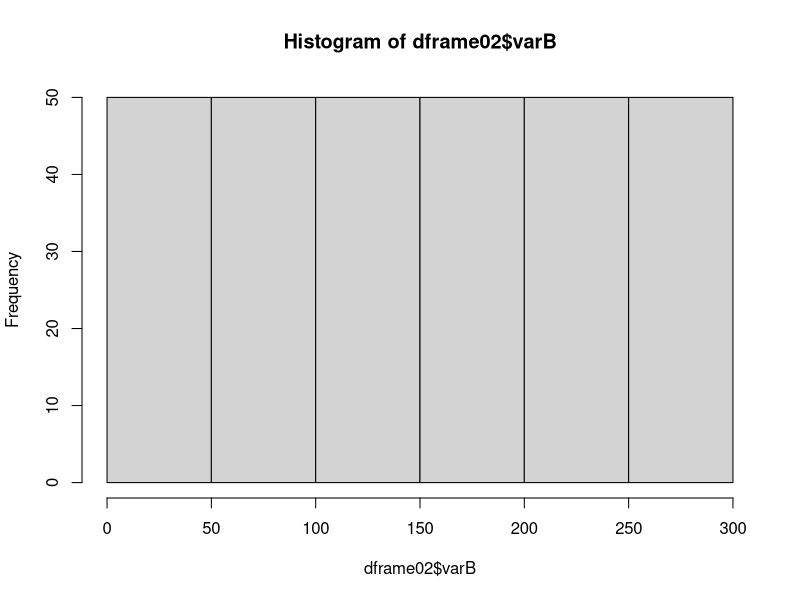
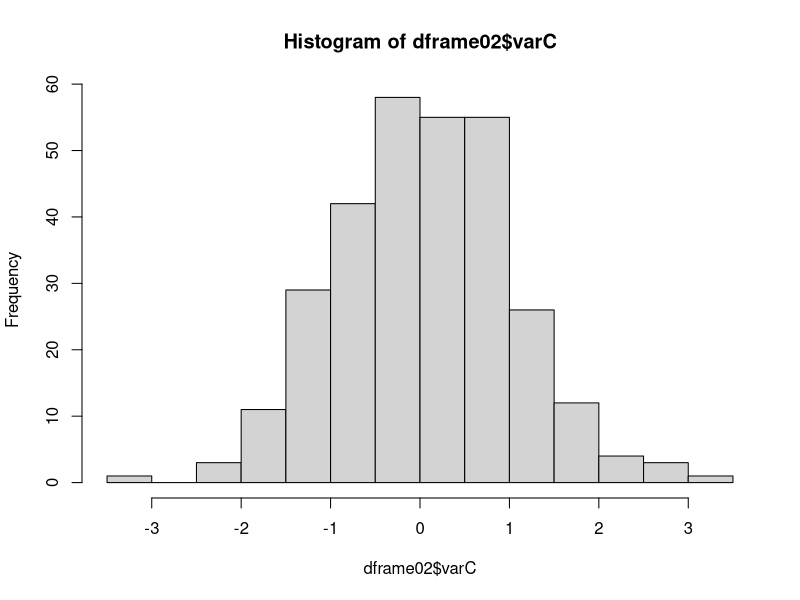
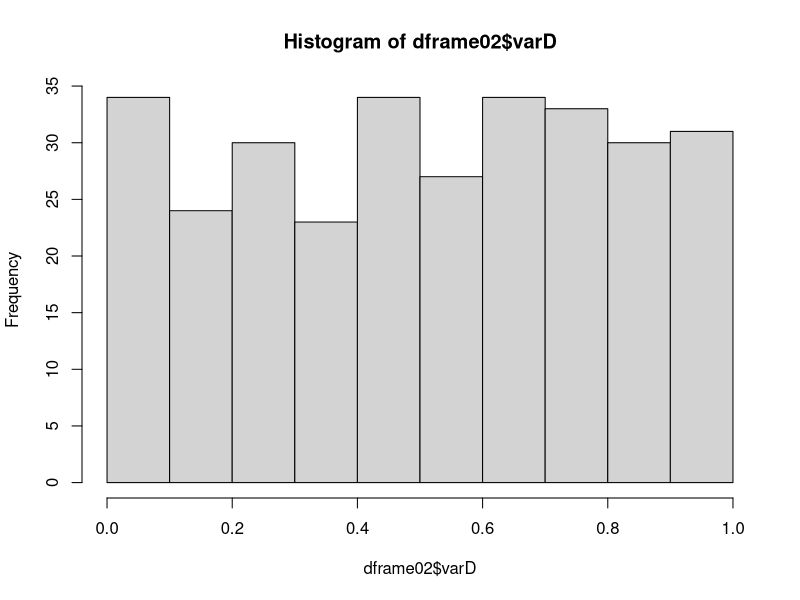
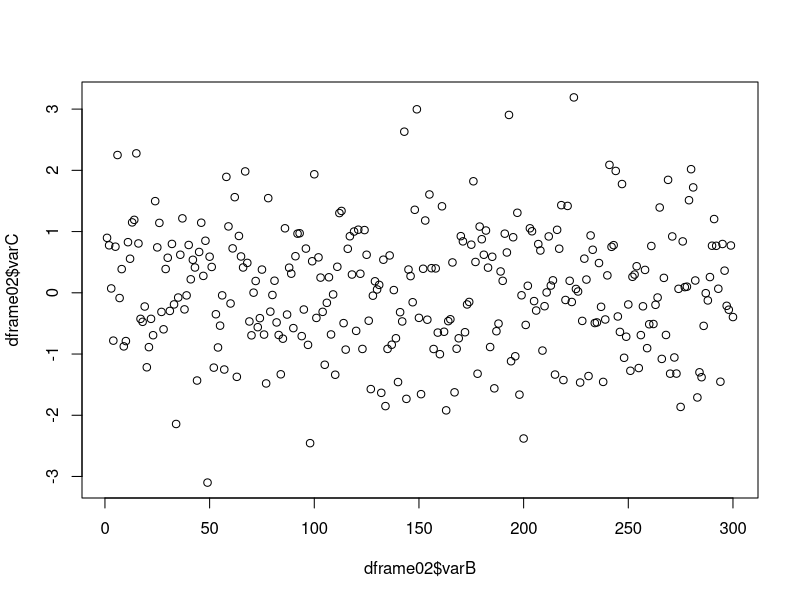
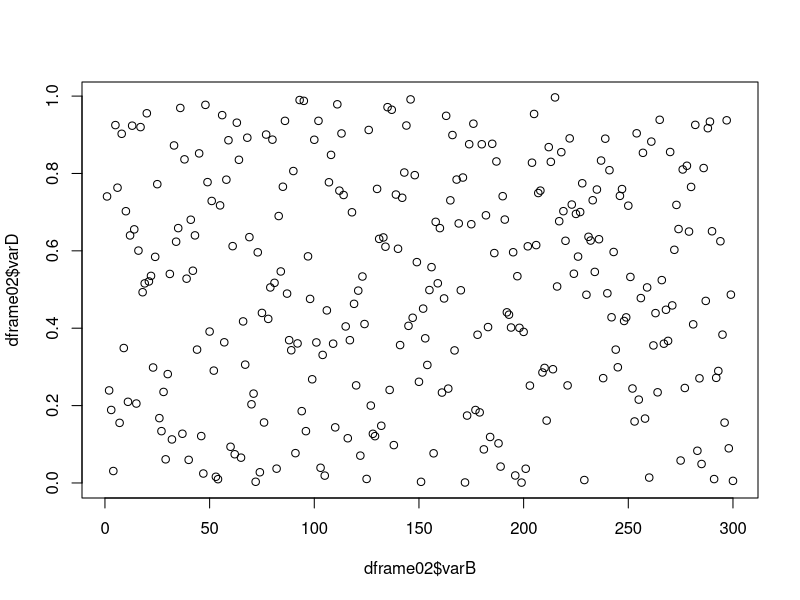
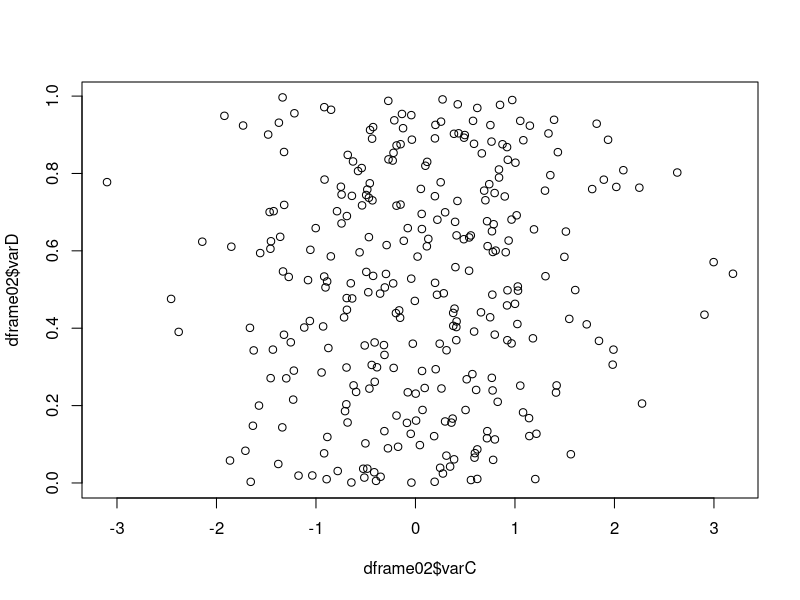
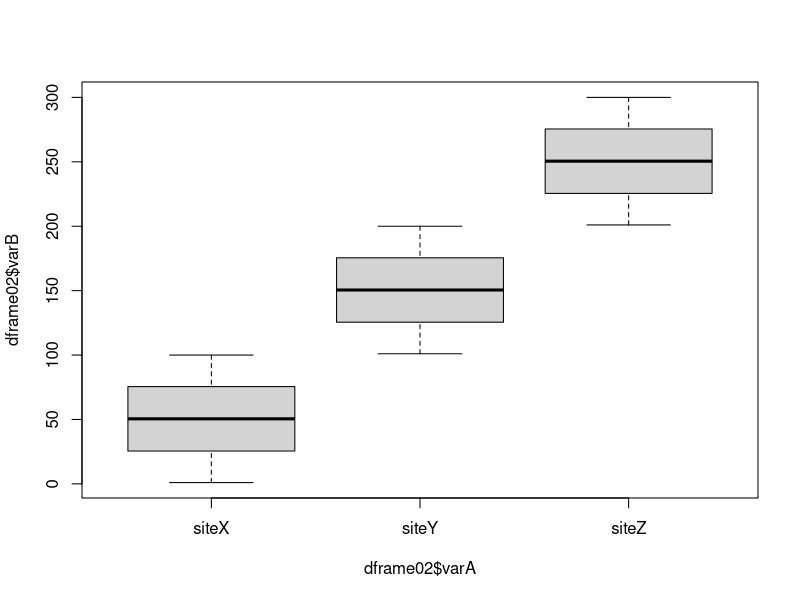
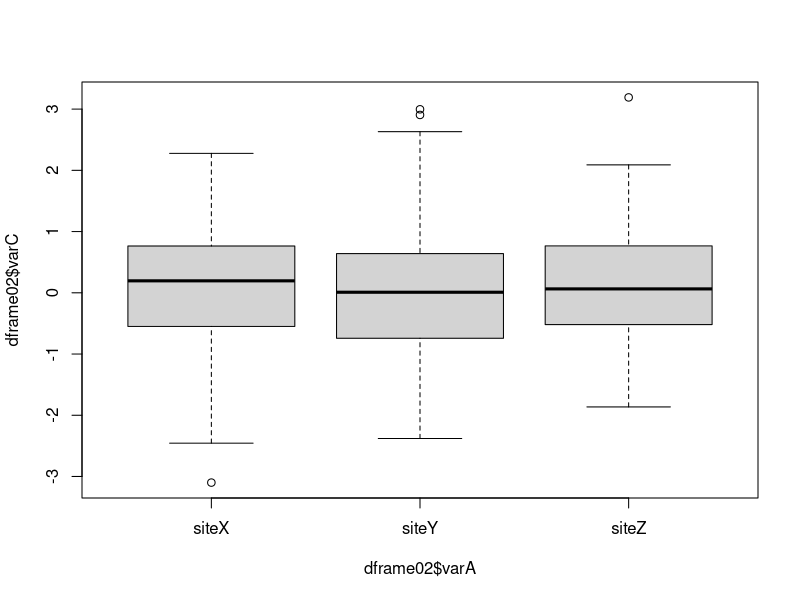

Source code (R) for these figures, in order:
# R works like a calculator
1 + 1
5 * 5

# R is object-oriented; create objects, manipulate them, have them interact with one another
# object can be numeric vectors...
vec01 <- 1:5
vec02 <- 6:10
# ... or character vectors
vec03 <- c("a","b","c","d","e")

# We can manipulate objects with functions
# some functions have few, simple arguments...
length(vec01)
mean(vec01)
# ... some require more arguments
rnorm(n = 100, mean = 0, sd = 1)

# Unsure about how a function works? Use a preceding question mark to open up the documentation
?rnorm

# We can use functions to create new objects
# Dataframes are two dimensional objects
dframe01 <- data.frame(vec01, vec02, vec03)
dframe01

# Here are some basic functions for exploring data in a dataframe
# How many rows? Columns?
nrow(dframe01)
ncol(dframe01)
dim(dframe01)

# We can grab individual columns (called variables) from a dataframe using the dollar sign syntax
dframe01$vec01

# We can subset columns and rows (called observations) using square indexing brackets
# grab the first column
dframe01[,1]

# grab the first row
dframe01[1,]

# grab the first two rows
dframe01[1:2,]

# grab the value in the first row and second column
dframe01[1,2]

# grab the rows for which vec01 values are greater than 3
dframe01[dframe01$vec01 > 3,]

# Note that what you've done in the above line is nest a conditional statement within the indexing brackets; this creates a boolean (TRUE/FALSE) vector
dframe01$vec01 > 3

# Other conditional statements... greater than or equal to
dframe01$vec01 >= 3

# equal to... notice the syntax is a double equal sign
dframe01$vec01 == 3

# not equal to
dframe01$vec01 != 3

# or you can specify specific values from a numeric variable...
dframe01$vec01 %in% c(1,3,5)

# or specific values from a categorical variable
dframe01$vec03 %in% c("b","d")

# remember that these resulting boolean vectors can be nested within brackets to subset rows
dframe01[dframe01$vec01 %in% c(1,3,5),]

########################################################################################################
# More practice with dataframes; Intro to base R plotting

# make a bigger (more rows) dataframe 
varA <- c(rep("siteX",100), rep("siteY",100), rep("siteZ",100))
varB <- 1:300
varC <- rnorm(300)
varD <- runif(300)
dframe02 <- data.frame(varA, varB, varC, varD)

# check out dimensions and first few rows
nrow(dframe02)
ncol(dframe02)
dim(dframe02)
head(dframe02)

# make a histogram of varA and varB
hist(dframe02$varB)
hist(dframe02$varC)
hist(dframe02$varD)

# make a scatterplot of a few variable pairs
plot(dframe02$varB, dframe02$varC)
plot(dframe02$varB, dframe02$varD)
plot(dframe02$varC, dframe02$varD)

# make boxplots relating the categorical variable (varA) to the three numerical variables
boxplot(dframe02$varB ~ dframe02$varA)
boxplot(dframe02$varC ~ dframe02$varA)
boxplot(dframe02$varD ~ dframe02$varA)

########################################################################################################
# aggregating data

# use aggregate function to get mean of numerical variables based on levels of the categorical variable
aggregate(varB ~ varA, dframe02, mean)
aggregate(varC ~ varA, dframe02, mean)
aggregate(varD ~ varA, dframe02, mean)

# you can perform other functions too
aggregate(varD ~ varA, dframe02, median)
aggregate(varD ~ varA, dframe02, sd)      # standard deviation
aggregate(varD ~ varA, dframe02, min)
aggregate(varD ~ varA, dframe02, max)

# notice that the black lines in this boxplot...
boxplot(dframe02$varB ~ dframe02$varA)

# ... are the same values as in this table
aggregate(varB ~ varA, dframe02, mean)
